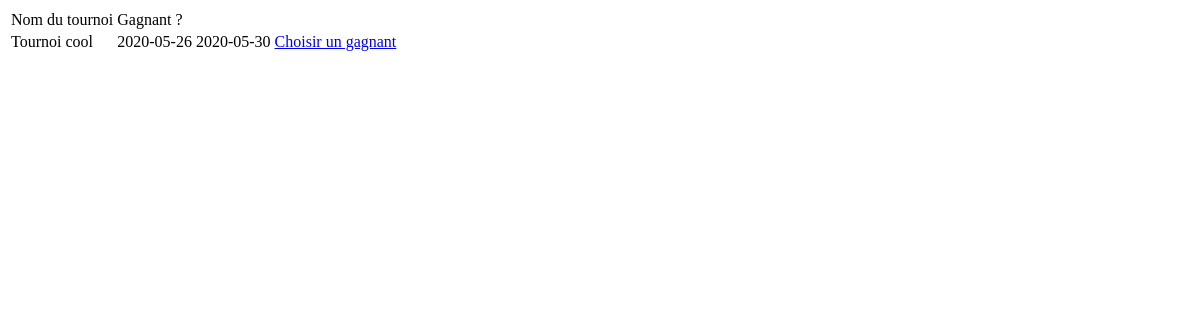
Before: /club/mes_tournois.php (signed in) with the older database file.
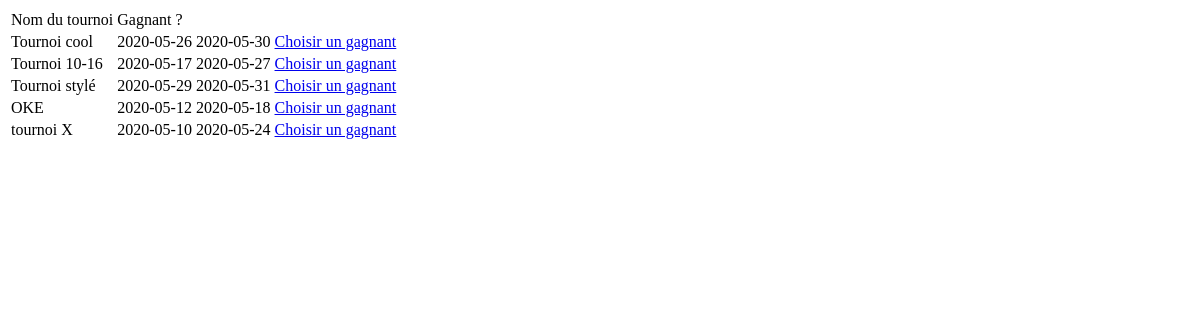
After: the same page with the newer database file.
### tables this page shows
CREATE TABLE `tournois` (
  `tournoi_id` int(11) NOT NULL,
  `club_id` int(11) NOT NULL,
  `nom_tournoi` varchar(255) NOT NULL,
  `date_debut` date NOT NULL,
  `date_fin` date NOT NULL,
  `age_min` int(11) NOT NULL,
  `age_max` int(11) NOT NULL
);

### club/mes_tournois.php (the view, shortened to what this page needs)
<?php
include_once "../config.php";
$id = (int) $_SESSION["club_id"];
$query = $db->prepare("SELECT * FROM tournois WHERE club_id = :id ");
$query->bindParam(":id", $id);
$query->execute();
$u = $query->fetchAll();
?>
<!DOCTYPE html>
<html lang="fr">
<head>
</head>
<body>
    <table>
        <tr>
            <td>Nom du tournoi</td>
            <td>Gagnant ?</td>
        </tr>
        <?php foreach ($u as $tournois) { ?>
            <tr>
                <td><?= $tournois['nom_tournoi'] ?></td>
                <td><?= $tournois['date_debut'] ?></td>
                <td><?= $tournois['date_fin'] ?></td>
                <td> <a href="choix_gagnant.php?tournoi_id=<?php echo $tournois['tournoi_id'] ?>">Choisir un gagnant</a> </td>
            </tr>
        <?php } ?>
    </table>
</body>
</html>

Changed rows visible on the page:
added tournois: nom_tournoi "Tournoi 10-16", date_debut "2020-05-17", date_fin "2020-05-27"
added tournois: nom_tournoi "Tournoi stylé", date_debut "2020-05-29", date_fin "2020-05-31"
added tournois: nom_tournoi "OKE", date_debut "2020-05-12", date_fin "2020-05-18"
added tournois: nom_tournoi "tournoi X", date_debut "2020-05-10", date_fin "2020-05-24"
